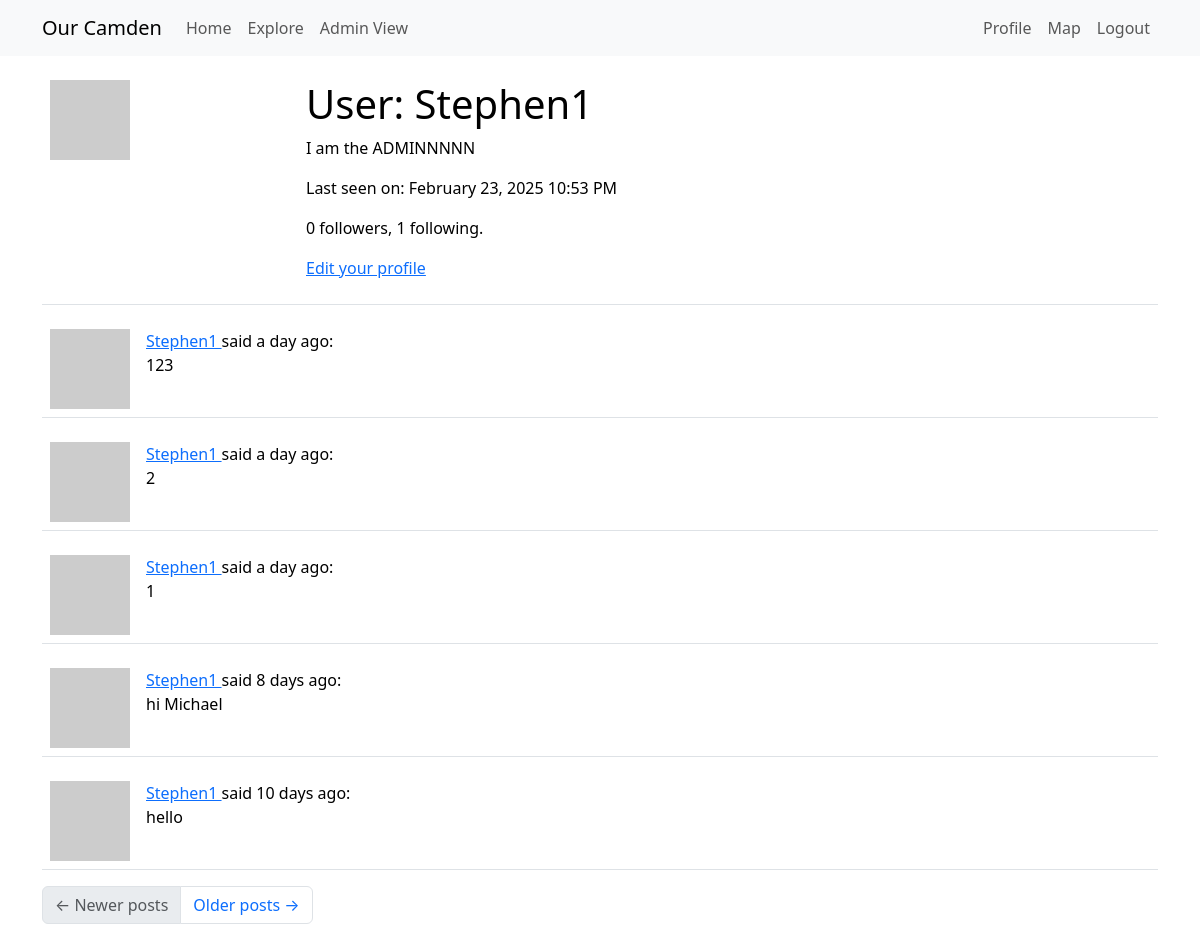
Page /user/Stephen1 (signed in) on the committed database.
### app/models.py (models this page shows, shortened)
class User(UserMixin, db.Model):
    __tablename__ = "User"
    __searchable__ = ['username', 'email',]
    id: so.Mapped[int] = so.mapped_column(primary_key=True) # so.Mapped gives a python data type to the attr, so.mapped_column creates the actual column
    access_level: so.Mapped[int] = so.mapped_column(
        default=0,  # Default to 0 (logged-in User)
        nullable=False
    )
    username: so.Mapped[str] = so.mapped_column(sa.String(64), index=True,
                                                unique=True)
    email: so.Mapped[str] = so.mapped_column(sa.String(120), index=True,
                                             unique=True)
    password_hash: so.Mapped[Optional[str]] = so.mapped_column(sa.String(256)) #attr can be defined as Optional
    about_me: so.Mapped[Optional[str]] = so.mapped_column(sa.String(140))
    last_seen: so.Mapped[Optional[datetime]] = so.mapped_column(
        default=lambda: datetime.now(timezone.utc))
    posts: so.WriteOnlyMapped['Post'] = so.relationship(
        back_populates='author',
        passive_deletes=True) #back_populates links Posts.author to User.posts
    following: so.WriteOnlyMapped['User'] = so.relationship(
        secondary=followers, primaryjoin=(followers.c.follower_id == id), # establish link between User and Follower tables, where the id matches (all the Users this current User follows)
        secondaryjoin=(followers.c.followed_id == id), #links followers back to Users. identifies all Users who are followed by the current User
        back_populates='followers',
        passive_deletes=True) #links User.following to Follower.followers (who the User is following)
    followers: so.WriteOnlyMapped['User'] = so.relationship(
        secondary=followers, primaryjoin=(followers.c.followed_id == id),
        secondaryjoin=(followers.c.follower_id == id),
        back_populates='following',
        passive_deletes=True) #same but for who the User is being followed by
    Markers: so.Mapped["Marker"] = so.relationship(
        "Marker",
        back_populates="creator",  # Links to the `Marker.creator` relationship
    )
    def avatar(self, size):
        digest = md5(self.email.lower().encode('utf-8')).hexdigest()
        return f'https://www.gravatar.com/avatar/{digest}?d=identicon&s={size}' #provides an automatic avatar
    def followers_count(self):
        query = sa.select(sa.func.count()).select_from(
            self.followers.select().subquery())
        return db.session.scalar(query)
    def following_count(self):
        query = sa.select(sa.func.count()).select_from(
            self.following.select().subquery())
        return db.session.scalar(query)

class Post(db.Model):
    __searchable__ = ['body']  # Fields to index
    id: so.Mapped[int] = so.mapped_column(primary_key=True)
    body: so.Mapped[str] = so.mapped_column(sa.String(140))
    timestamp: so.Mapped[datetime] = so.mapped_column(index=True, default=lambda: datetime.now(timezone.utc))
    user_id: so.Mapped[int] = so.mapped_column(sa.ForeignKey(User.id, ondelete='CASCADE'),index=True)
    author: so.Mapped[User] = so.relationship(back_populates='posts', passive_deletes=True)

### app/routes.py (the view)
@app.route('/user/<username>')
@login_required
def user(username):
    user = db.first_or_404(sa.select(User).where(User.username == username)) #get the matching user otherwise return a 404 invalid page error
    page = request.args.get('page', 1, type=int)
    query = user.posts.select().order_by(Post.timestamp.desc())
    posts = db.paginate(query, page=page,
                        per_page=app.config['POSTS_PER_PAGE'],
                        error_out=False) # collect + paginate all the current user’s posts in descending time order
    next_url = url_for('user', username=user.username, page=posts.next_num) \
        if posts.has_next else None
    prev_url = url_for('user', username=user.username, page=posts.prev_num) \
        if posts.has_prev else None
    form = EmptyForm() # provide a submit button to follow/unfollow users
    return render_template('user.html', user=user, posts=posts.items,
                           next_url=next_url, prev_url=prev_url, form=form)

### app/models.py (called while the page is built)
@login.user_loader
def load_User(id):
    return db.session.get(User, int(id))

### app/routes.py (called while the page is built)
@app.before_request
def before_request(): # if user is logged in, record the time they log in, update database
    if current_user.is_authenticated:
        current_user.last_seen = datetime.now(timezone.utc)
        db.session.commit()

### app/templates/user.html (shortened to what this page needs)
{% extends "base.html" %}
{% block content %}
    <table class="table table-hover">
        <tr>
            <td width="256px"><img src="{{ user.avatar(256) }}"></td>
            <td>
                <h1>User: {{ user.username }}</h1>
                {% if user.about_me %}<p>{{ user.about_me }}</p>{% endif %}
                {% if user.last_seen %}
                <p>Last seen on: {{ moment(user.last_seen).format('LLL') }}</p>
                {% endif %}
                <p>{{ user.followers_count() }} followers, {{ user.following_count() }} following.</p>
                {% if user == current_user %}
                <p><a href="{{ url_for('edit_profile') }}">Edit your profile</a></p>
                {% endif %}
            </td>
        </tr>
    </table>
    {% for post in posts %}
        {% include '_post.html' %}
    {% endfor %}
    <nav aria-label="Post navigation">
        <ul class="pagination">
            <li class="page-item{% if not prev_url %} disabled{% endif %}">
                <a class="page-link" href="{{ prev_url }}">
                    <span aria-hidden="true">&larr;</span> Newer posts
                </a>
            </li>
            <li class="page-item{% if not next_url %} disabled{% endif %}">
                <a class="page-link" href="{{ next_url }}">
                    Older posts <span aria-hidden="true">&rarr;</span>
                </a>
            </li>
        </ul>
    </nav>
{% endblock %}

### app/templates/_post.html
<table class="table table-hover">
    <tr>
        <td width="70px">
            <a href="{{ url_for('user', username=post.author.username) }}">
                <img src="{{ post.author.avatar(70) }}" />
            </a>
        </td>
        <td>
            <a href="{{ url_for('user', username=post.author.username) }}">
                {{ post.author.username }}
            </a>
            said {{ moment(post.timestamp).fromNow() }}:
            <br>
            {{ post.body }}
        </td>
    </tr>
</table>

### rows in the picture
User: username "Stephen1", about_me "I am the ADMINNNNN", last_seen "February 23, 2025 10:53 PM"
Post: author.username "Stephen1", timestamp "a day ago", body "123"
Post: author.username "Stephen1", timestamp "a day ago", body "2"
Post: author.username "Stephen1", timestamp "a day ago", body "1"
Post: author.username "Stephen1", timestamp "8 days ago", body "hi Michael"
Post: author.username "Stephen1", timestamp "10 days ago", body "hello"

### other values in the picture
{{ user.followers_count() }} "0"
{{ user.following_count() }} "1"
